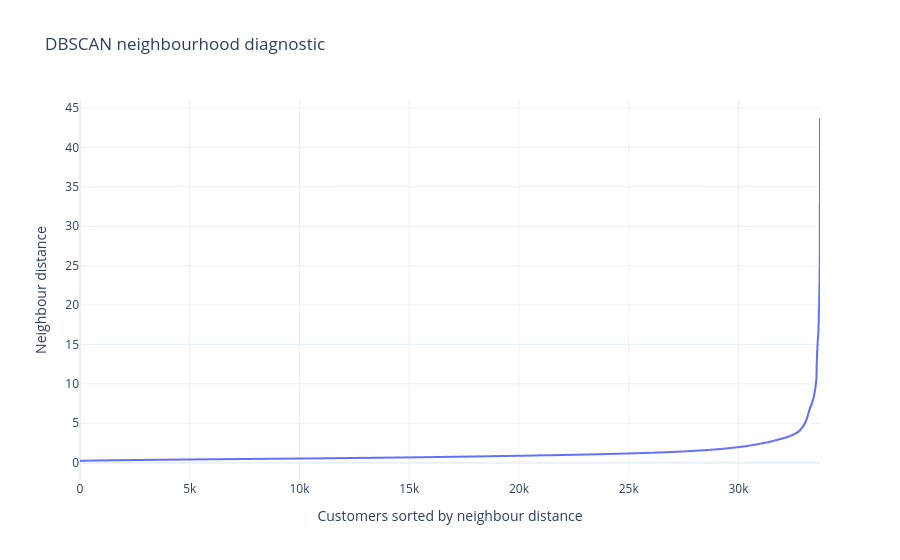

Notebook code for this chart:
### Markdown cell above
## 5. Multidimensional analysis
### 5.1 DBSCAN
Inspect neighbour distances and candidate noise rates. Candidate eps values below are exploratory values derived from distance quantiles, not an optimal parameter search. DBSCAN may use substantial memory for large eps. Start with this small candidate set; do not force a chosen noise percentage.

### Code cell
min_samples = 10
neighbor_distances = calculate_neighbor_distances(X_scaled, min_samples)
px.line(x=np.arange(len(neighbor_distances)), y=neighbor_distances,
        labels={"x": "Customers sorted by neighbour distance", "y": "Neighbour distance"},
        title="DBSCAN neighbourhood diagnostic", template="plotly_white").show()

### Figure 1 — Plotly figure (JSON) as saved in the notebook; plotly's stock layout.template omitted (floating-point values rounded to 4 significant figures; data arrays with more than 128 entries replaced by an {"elided": "..."} marker saying what was removed)
{"data": [{"hovertemplate": "Customers sorted by neighbour distance=%{x}<br>Neighbour distance=%{y}<extra></extra>", "legendgroup": "", "line": {"color": "#636efa", "dash": "solid"}, "marker": {"symbol": "circle"}, "mode": "lines", "name": "", "showlegend": false, "type": "scattergl", "x": {"elided": "33715 int values"}, "xaxis": "x", "y": {"elided": "33715 float values"}, "yaxis": "y"}], "layout": {"legend": {"tracegroupgap": 0}, "title": {"text": "DBSCAN neighbourhood diagnostic"}, "xaxis": {"anchor": "y", "domain": [0, 1], "title": {"text": "Customers sorted by neighbour distance"}}, "yaxis": {"anchor": "x", "domain": [0, 1], "title": {"text": "Neighbour distance"}}}}
